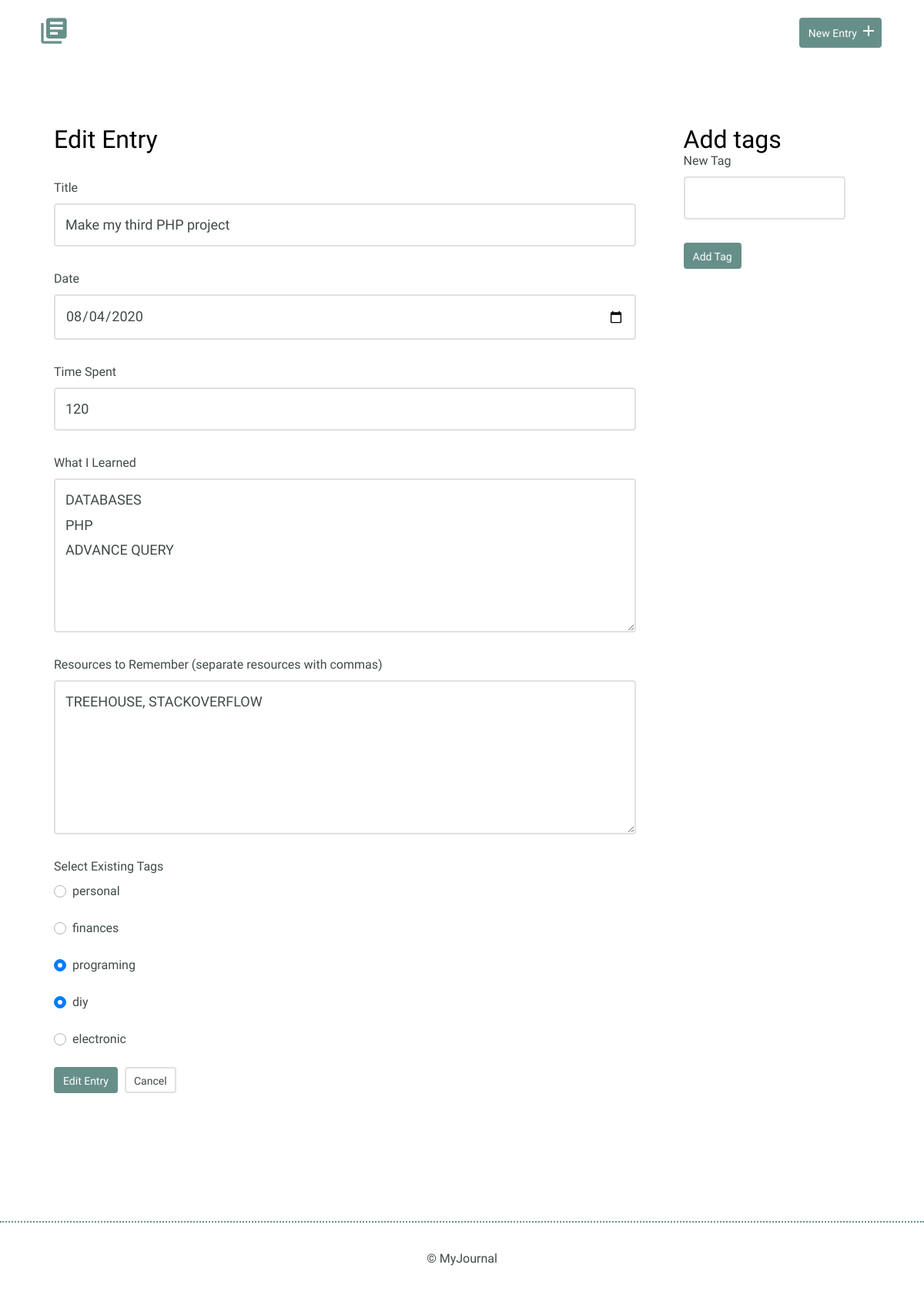
The page /edit.php?id=9 on the database its author committed.
### tables this page shows
CREATE TABLE "entries" (
	`id`	INTEGER,
	`title`	TEXT,
	`date`	TEXT,
	`time_spent`	INTEGER,
	`learned`	BLOB,
	`resources`	BLOB,
	PRIMARY KEY(`id`)
);

CREATE TABLE "tags" (
	"id"	INTEGER,
	"tag"	TEXT UNIQUE,
	PRIMARY KEY("id" AUTOINCREMENT)
);

### inc/functions.php (called while the page is built, shortened)
<?php
    function get_specific_entry($ID){
        include('connection.php');
        $sql = 'SELECT * FROM entries WHERE id = ?';
        try {
            $results = $db -> prepare($sql);
            $results -> bindValue(1, $ID, PDO::PARAM_INT);
            $results -> execute();
        } catch (Exception $e) {
            echo "Error!: " . $e -> getMessage() . "<br />";
            return false;
        }
        return $results -> fetch();
    }
    function get_tags_entry($ID){
        include('connection.php');
        $sql = 'SELECT tags.id, tags.tag FROM entries_tags_relation '
                . 'INNER JOIN entries ON entries_tags_relation.entry_id = entries.id '
                . 'INNER JOIN tags ON entries_tags_relation.tag_id = tags.id '
		        . 'WHERE entries.id = ?';
        try {
            $results = $db -> prepare($sql);
            $results -> bindValue(1, $ID, PDO::PARAM_INT);
            $results -> execute();
        } catch (Exception $e) {
            echo "Error: "  . $e -> getMessage() . '<br/>';
            return array();
        }
        return $results -> fetchAll(PDO::FETCH_ASSOC);
    }
    function get_all_tags(){
        include('connection.php');
        $sql = 'SELECT id, tag FROM tags';
        try {
            $results = $db -> query($sql);
        } catch (Exception $e) {
            echo "Error: "  . $e -> getMessage() . '<br/>';
            return array();
        }
        return $results -> fetchAll(PDO::FETCH_ASSOC);
    }
?>

### edit.php (the view, shortened to what this page needs)
<?php
    require 'inc/functions.php';
    $entry_id = $title = $date = $time = $learned = $resources = $tag ='' ;
    $selected_tags = array();
    if (isset($_GET['id'])) {
        list($entry_id, $title, $date, $time, $learned, $resources)  = get_specific_entry(filter_input(INPUT_GET, 'id', FILTER_SANITIZE_NUMBER_INT));
        foreach(get_tags_entry($entry_id) as $item) {
            array_push($selected_tags, $item['id']);
        }
    }
    include 'inc/header.php';
?>
<div class="container row">
    <div class="col-9">
        <div class="edit-entry">
            <h2>Edit Entry</h2>
                <form method="post" action="edit.php">
                        <label for="title"> Title</label>
                        <input id="title" type="text" name="title" value="<?php echo htmlspecialchars($title)?>"><br>
                        <label for="date">Date</label>
                        <input id="date" type="date" name="date" value="<?php echo htmlspecialchars($date)?>"><br>
                        <label for="time-spent"> Time Spent</label>
                        <input id="time-spent" type="text" name="timeSpent" value="<?php echo htmlspecialchars($time)?>"><br>
                        <label for="what-i-learned">What I Learned</label>
                        <textarea id="what-i-learned" rows="5" name="whatILearned"><?php echo htmlspecialchars($learned)?></textarea>
                        <label for="resources-to-remember">Resources to Remember (separate resources with commas)</label>
                        <textarea id="resources-to-remember" rows="5" name="ResourcesToRemember"><?php echo htmlspecialchars($resources)?></textarea>
                        <label for="tags">Select Existing Tags</label>
                        <?php
                            foreach (get_all_tags() as $item) {
                                echo    '<div class="custom-control custom-radio">';
                                echo '<label class="custom-control-label" for="tag' . $item['id'] . '">' . $item['tag'] . '</label>'
                                        . '</div>';
                                echo '<br>';
                            }
                        ?>
                        <input type="submit" value="Edit Entry" class="button">
                    <?php echo '<a href="detail.php?id=' . $entry_id .'"' . 'class="button button-secondary">' ?> Cancel</a>
                </form>
        </div>
    </div>
    <div class="col-3">
        <div class="entry-list single">
            <h2>Add tags</h2>
            <form method="post" action="edit.php">
                 <label for="new-tag">New Tag</label>
                 <input id="new-tag" type="text" name="new-tag" value=""><br>
                <input type="submit" value="Add Tag" class="button">
            </form>
        </div>
    </div>
</div>
<?php
    include 'inc/footer.php';
?>

### css/site.css (style rules this page uses)
body { font-size: 16px; color: #404a49; font-family: 'Cousine', serif; font-weight: 400; }
.container { margin: 0 auto; padding: 0 25px; }
.button { padding: 8px 10px 6px 10px; background: #678f89; border: 2px solid #678f89; border-radius: 4px; text-decoration: none; color: #FFF; position: relative; text-align: center; font-size: 14px; }
.button.button-secondary { background: #FFF; border: 2px solid #e1e1e1; color: #404a49; }
h1, h2, h3 { margin: 0; font-weight: 400; line-height: 1em; color: #000; }
h2 { font-size: 32px; }
.entry-list, .edit-entry, .new-entry { max-width: 800px; margin: 0 auto; padding: 70px 0 150px 0; }
.edit-entry h2, .new-entry h2 { margin-bottom: 35px; }
.entry-list.single { padding-bottom: 70px; }
form label { display: block; margin-bottom: 8px; }
form input[type=text], form input[type=password], form input[type=date], form textarea { border: 2px solid #e1e1e1; font-size: 18px; line-height: 1.8em; padding:10px 13px; margin-bottom: 30px; border-radius: 4px; width: calc(100% - 32px); }
.edit-entry form textarea, .new-entry form textarea { min-height: 200px; }
input[type=submit] { margin-right: 5px; }

### rows shown on the page
entries: title "Make my third PHP project", date "08/04/2020", timeSpent "120", whatILearned "DATABASES PHP ADVANCE QUERY", ResourcesToRemember "TREEHOUSE, STACKOVERFLOW"
tags: tag "personal"
tags: tag "finances"
tags: tag "electronic"

### other values the page prints
$item['tag'] "programing"
$item['tag'] "diy"
